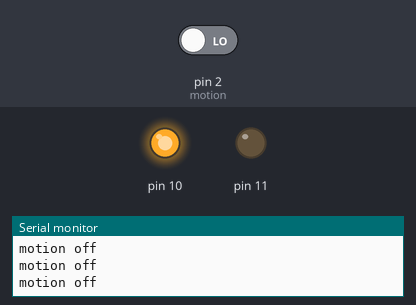
Bench run of a sketch on a simulated Arduino Uno, built with avr-gcc and run on an emulated ATmega328P. Shown: output pins drawn as LEDs (lit = HIGH), the last lines printed to the serial monitor. Inputs (shaded band) come from the test bench; at power-on: pin 2 (motion) LOW.

Above: at 2.8 s.
2.9 s: pin 2 (motion) driven HIGH
At 4.4 s:
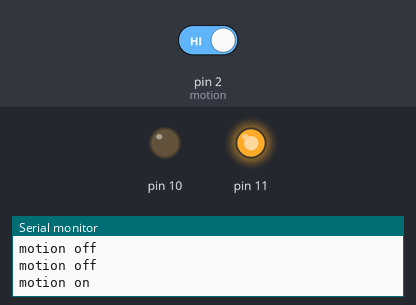
5.5 s: pin 2 (motion) driven LOW
At 7.8 s:
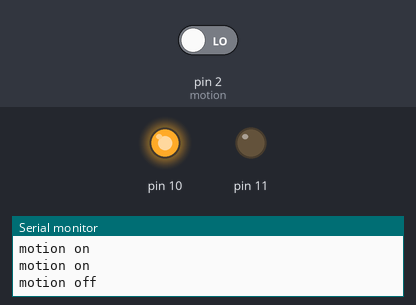
Timing chart, 0 to 9.3 s (numbered marks = the images above; inputs shaded):
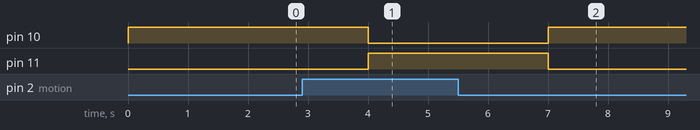

The sketch:

motion_pir.ino
```cpp
int motion=2;
void setup() {
  // put your setup code here, to run once:
  Serial.begin(9600);
pinMode(motion,INPUT);
pinMode(11,OUTPUT);
pinMode(10,OUTPUT);
}

void loop() {
  // put your main code here, to run repeatedly:
int sensor=digitalRead(motion);
if(sensor==HIGH)
{
  Serial.print("motion on");
  delay(1000);

}else
{
  Serial.print("motion off");
}
if(sensor == HIGH)
{
  digitalWrite(11,HIGH);
  digitalWrite(10,LOW);
}
else
{digitalWrite(10,HIGH);
digitalWrite(11,LOW);

}
Serial.println();
delay(1000);
}
```

Measured:
- after the input at 2.9 s, pin 10: HIGH → LOW after 1.1 s; pin 11: LOW → HIGH after 1.1 s
- after the input at 5.5 s, pin 10: LOW → HIGH after 1.5 s; pin 11: HIGH → LOW after 1.5 s
